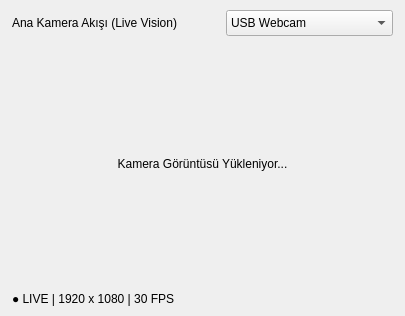
       <widget class="QFrame" name="panelLiveVision">
        <layout class="QVBoxLayout" name="liveVisionLayout" stretch="0,1,0">
         <property name="spacing">
          <number>8</number>
         </property>
         <property name="leftMargin">
          <number>12</number>
         </property>
         <property name="topMargin">
          <number>10</number>
         </property>
         <property name="rightMargin">
          <number>12</number>
         </property>
         <property name="bottomMargin">
          <number>10</number>
         </property>
         <item>
          <layout class="QHBoxLayout" name="liveVisionHeaderLayout">
           <item>
            <widget class="QLabel" name="lblTitleLiveVision">
             <property name="text">
              <string>Ana Kamera Akışı (Live Vision)</string>
             </property>
            </widget>
           </item>
           <item>
            <spacer name="liveVisionHeaderSpacer">
             <property name="orientation">
              <enum>Qt::Orientation::Horizontal</enum>
             </property>
             <property name="sizeHint" stdset="0">
              <size>
               <width>40</width>
               <height>20</height>
              </size>
             </property>
            </spacer>
           </item>
           <item>
            <widget class="QComboBox" name="cmbCamera">
             <property name="minimumSize">
              <size>
               <width>140</width>
               <height>26</height>
              </size>
             </property>
             <item>
              <property name="text">
               <string>USB Webcam</string>
              </property>
             </item>
             <item>
              <property name="text">
               <string>Endüstriyel GigE Kamera</string>
              </property>
             </item>
             <item>
              <property name="text">
               <string>Simülasyon Akışı</string>
              </property>
             </item>
            </widget>
           </item>
          </layout>
         </item>
         <item>
          <widget class="QLabel" name="lblCameraFeed">
           <property name="sizePolicy">
            <sizepolicy hsizetype="Ignored" vsizetype="Ignored">
             <horstretch>0</horstretch>
             <verstretch>0</verstretch>
            </sizepolicy>
           </property>
           <property name="minimumSize">
            <size>
             <width>380</width>
             <height>240</height>
            </size>
           </property>
           <property name="text">
            <string>Kamera Görüntüsü Yükleniyor...</string>
           </property>
           <property name="alignment">
            <set>Qt::AlignmentFlag::AlignCenter</set>
           </property>
          </widget>
         </item>
         <item>
          <widget class="QLabel" name="lblCameraStatus">
           <property name="text">
            <string>● LIVE | 1920 x 1080 | 30 FPS</string>
           </property>
           <property name="alignment">
            <set>Qt::AlignmentFlag::AlignLeading|Qt::AlignmentFlag::AlignLeft|Qt::AlignmentFlag::AlignVCenter</set>
           </property>
          </widget>
         </item>
        </layout>
       </widget>
